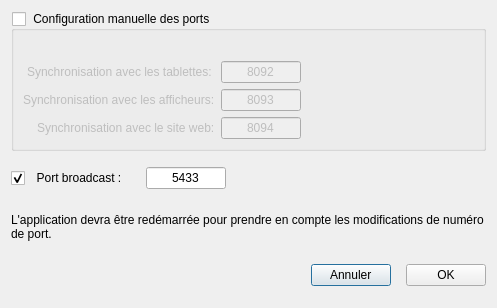
<?xml version="1.0" encoding="UTF-8"?>
<ui version="4.0">
 <class>SettingsDialog</class>
 <widget class="QDialog" name="SettingsDialog">
  <property name="geometry">
   <rect>
    <x>0</x>
    <y>0</y>
    <width>497</width>
    <height>308</height>
   </rect>
  </property>
  <property name="windowTitle">
   <string>Dialog</string>
  </property>
  <property name="styleSheet">
   <string notr="true"/>
  </property>
  <layout class="QVBoxLayout" name="verticalLayout">
   <item>
    <widget class="QGroupBox" name="groupBox">
     <property name="title">
      <string> Configuration manuelle des ports  </string>
     </property>
     <property name="checkable">
      <bool>true</bool>
     </property>
     <property name="checked">
      <bool>false</bool>
     </property>
     <layout class="QFormLayout" name="formLayout_2">
      <property name="fieldGrowthPolicy">
       <enum>QFormLayout::AllNonFixedFieldsGrow</enum>
      </property>
      <property name="labelAlignment">
       <set>Qt::AlignRight|Qt::AlignTrailing|Qt::AlignVCenter</set>
      </property>
      <property name="topMargin">
       <number>30</number>
      </property>
      <item row="0" column="0">
       <widget class="QLabel" name="label_2">
        <property name="text">
         <string>Synchronisation avec les tablettes: </string>
        </property>
       </widget>
      </item>
      <item row="0" column="1">
       <widget class="QLineEdit" name="tabletPortEdit">
        <property name="sizePolicy">
         <sizepolicy hsizetype="Maximum" vsizetype="Preferred">
          <horstretch>0</horstretch>
          <verstretch>0</verstretch>
         </sizepolicy>
        </property>
        <property name="minimumSize">
         <size>
          <width>80</width>
          <height>0</height>
         </size>
        </property>
        <property name="maximumSize">
         <size>
          <width>80</width>
          <height>16777215</height>
         </size>
        </property>
        <property name="text">
         <string>8092</string>
        </property>
        <property name="maxLength">
         <number>5</number>
        </property>
        <property name="alignment">
         <set>Qt::AlignCenter</set>
        </property>
       </widget>
      </item>
      <item row="1" column="0">
       <widget class="QLabel" name="label_3">
        <property name="text">
         <string>Synchronisation avec les afficheurs:</string>
        </property>
       </widget>
      </item>
      <item row="1" column="1">
       <widget class="QLineEdit" name="displayPortEdit">
        <property name="sizePolicy">
         <sizepolicy hsizetype="Fixed" vsizetype="Preferred">
          <horstretch>0</horstretch>
          <verstretch>0</verstretch>
         </sizepolicy>
        </property>
        <property name="maximumSize">
         <size>
          <width>80</width>
          <height>16777215</height>
         </size>
        </property>
        <property name="text">
         <string>8093</string>
        </property>
        <property name="maxLength">
         <number>5</number>
        </property>
        <property name="alignment">
         <set>Qt::AlignCenter</set>
        </property>
       </widget>
      </item>
      <item row="2" column="0">
       <widget class="QLabel" name="label">
        <property name="text">
         <string>Synchronisation avec le site web:</string>
        </property>
       </widget>
      </item>
      <item row="2" column="1">
       <widget class="QLineEdit" name="lineEdit">
        <property name="sizePolicy">
         <sizepolicy hsizetype="Fixed" vsizetype="Fixed">
          <horstretch>0</horstretch>
          <verstretch>0</verstretch>
         </sizepolicy>
        </property>
        <property name="minimumSize">
         <size>
          <width>0</width>
          <height>0</height>
         </size>
        </property>
        <property name="maximumSize">
         <size>
          <width>80</width>
          <height>16777215</height>
         </size>
        </property>
        <property name="text">
         <string>8094</string>
        </property>
        <property name="alignment">
         <set>Qt::AlignCenter</set>
        </property>
       </widget>
      </item>
     </layout>
    </widget>
   </item>
   <item>
    <widget class="QWidget" name="widget" native="true">
     <layout class="QHBoxLayout" name="horizontalLayout">
      <property name="spacing">
       <number>15</number>
      </property>
      <property name="leftMargin">
       <number>0</number>
      </property>
      <property name="topMargin">
       <number>0</number>
      </property>
      <property name="rightMargin">
       <number>0</number>
      </property>
      <property name="bottomMargin">
       <number>0</number>
      </property>
      <item>
       <widget class="QCheckBox" name="checkBox">
        <property name="text">
         <string>  Port broadcast : </string>
        </property>
        <property name="checked">
         <bool>true</bool>
        </property>
       </widget>
      </item>
      <item>
       <widget class="QLineEdit" name="udpPortEdit">
        <property name="sizePolicy">
         <sizepolicy hsizetype="Maximum" vsizetype="Fixed">
          <horstretch>0</horstretch>
          <verstretch>0</verstretch>
         </sizepolicy>
        </property>
        <property name="maximumSize">
         <size>
          <width>80</width>
          <height>16777215</height>
         </size>
        </property>
        <property name="text">
         <string>5433</string>
        </property>
        <property name="maxLength">
         <number>5</number>
        </property>
        <property name="alignment">
         <set>Qt::AlignCenter</set>
        </property>
       </widget>
      </item>
      <item>
       <spacer name="horizontalSpacer">
        <property name="orientation">
         <enum>Qt::Horizontal</enum>
        </property>
        <property name="sizeHint" stdset="0">
         <size>
          <width>40</width>
          <height>20</height>
         </size>
        </property>
       </spacer>
      </item>
     </layout>
    </widget>
   </item>
   <item>
    <widget class="QLabel" name="label_5">
     <property name="text">
      <string>&lt;html&gt;&lt;head/&gt;&lt;body&gt;&lt;p&gt;L'application devra être redémarrée pour prendre en compte les modifications de numéro de port.&lt;/p&gt;&lt;/body&gt;&lt;/html&gt;</string>
     </property>
     <property name="wordWrap">
      <bool>true</bool>
     </property>
    </widget>
   </item>
   <item>
    <widget class="QWidget" name="widget_2" native="true">
     <layout class="QHBoxLayout" name="horizontalLayout_2">
      <property name="spacing">
       <number>15</number>
      </property>
      <property name="leftMargin">
       <number>0</number>
      </property>
      <property name="topMargin">
       <number>0</number>
      </property>
      <property name="rightMargin">
       <number>0</number>
      </property>
      <property name="bottomMargin">
       <number>0</number>
      </property>
      <item>
       <spacer name="horizontalSpacer_2">
        <property name="orientation">
         <enum>Qt::Horizontal</enum>
        </property>
        <property name="sizeHint" stdset="0">
         <size>
          <width>40</width>
          <height>20</height>
         </size>
        </property>
       </spacer>
      </item>
      <item>
       <widget class="QPushButton" name="abortButton">
        <property name="text">
         <string>  Annuler  </string>
        </property>
       </widget>
      </item>
      <item>
       <widget class="QPushButton" name="okButton">
        <property name="text">
         <string>      OK      </string>
        </property>
       </widget>
      </item>
     </layout>
    </widget>
   </item>
  </layout>
 </widget>
 <resources/>
 <connections>
  <connection>
   <sender>abortButton</sender>
   <signal>clicked()</signal>
   <receiver>SettingsDialog</receiver>
   <slot>reject()</slot>
   <hints>
    <hint type="sourcelabel">
     <x>391</x>
     <y>287</y>
    </hint>
    <hint type="destinationlabel">
     <x>206</x>
     <y>277</y>
    </hint>
   </hints>
  </connection>
  <connection>
   <sender>checkBox</sender>
   <signal>clicked(bool)</signal>
   <receiver>udpPortEdit</receiver>
   <slot>setEnabled(bool)</slot>
   <hints>
    <hint type="sourcelabel">
     <x>74</x>
     <y>189</y>
    </hint>
    <hint type="destinationlabel">
     <x>160</x>
     <y>190</y>
    </hint>
   </hints>
  </connection>
 </connections>
</ui>
